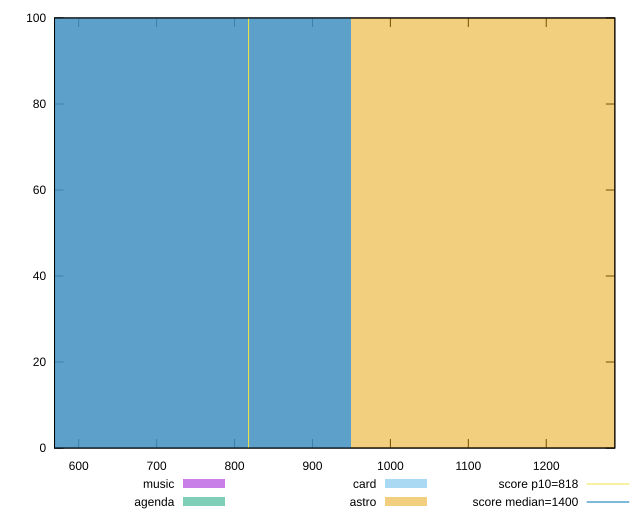

Write the gnuplot code that produced this figure.
reset

$music <<EOF
633.1002673667786 100
EOF

$agenda <<EOF
633.1002673667786 100
EOF

$card <<EOF
633.1002673667786 100
EOF

$astro <<EOF
1266.200534733557 100
EOF

set key outside below
set boxwidth 633.1002673667786
set xrange [569:1288]
set yrange [0:100]
set trange [0:100]
set style fill transparent solid 0.5 noborder

set parametric
set terminal svg size 640, 520 enhanced background rgb 'white'
set output "reports/report_00032_2021-02-25T10-28-15.087Z/dom-size/comparison/histogram/all_raw.svg"

plot $music title "music" with boxes, \
     $agenda title "agenda" with boxes, \
     $card title "card" with boxes, \
     $astro title "astro" with boxes, \
     818,t title "score p10=818", \
     1400,t title "score median=1400"

reset
